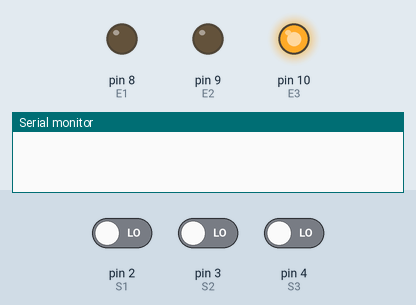
This sketch was run on a simulated Arduino Uno, built with avr-gcc and run on an emulated ATmega328P. Parts: output pins drawn as LEDs (lit = HIGH), the last lines printed to the serial monitor. The inputs (shaded band) are chosen by the test bench; at power-on: pin 3 (S2) LOW, pin 2 (S1) LOW, pin 4 (S3) LOW. Random numbers use the default seed unless the sketch sets one. At 10.5 s the program stops and its outputs stay as they are.

Above: at 1.2 s.
1.3 s: pin 3 (S2) driven HIGH
At 2.9 s:
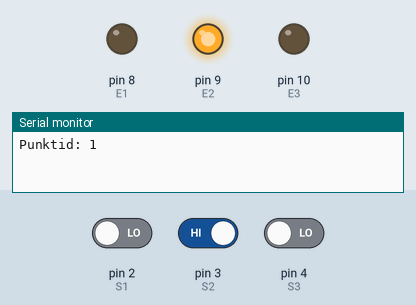
4.3 s: pin 3 (S2) driven LOW
7.0 s: pin 2 (S1) driven HIGH
At 9.9 s:
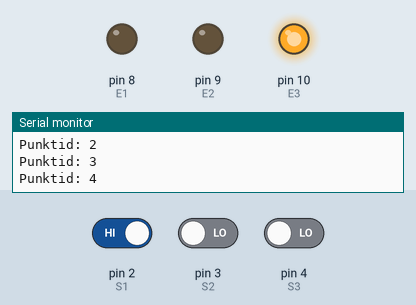
10.0 s: pin 4 (S3) driven HIGH
At 11.2 s:
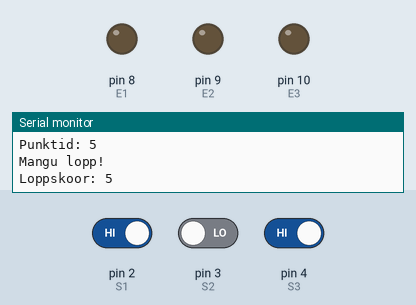
Timing chart, 0 to 12.0 s (numbered marks = the images above; inputs shaded):
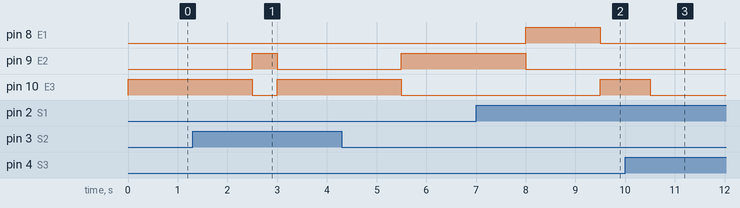

Measured:
- after the input at 7.0 s, pin 10 (E3): LOW → HIGH after 2.5 s
- after the input at 10.0 s, pin 10 (E3): HIGH → LOW after 0.50 s

The sketch:

Arduini_naide.ino
```cpp
/*
 * Nimetus: Reaktsioonimäng
 * Kirjeldus: Vajuta õiget lülitit vastavalt süttinud LED-ile
 * Autor: Hans Joosep Jõgisalu
 * Versioon: v1.0
 */

// Sisendid ja väljundid
#define E1 8
#define E2 9
#define E3 10

#define S1 2
#define S2 3
#define S3 4

// Globaalsed muutujad
byte punktid = 0;
byte lamp = 0;

void setup()
{
  Serial.begin(9600);

  pinMode(E1, OUTPUT);
  pinMode(E2, OUTPUT);
  pinMode(E3, OUTPUT);

  pinMode(S1, INPUT);
  pinMode(S2, INPUT);
  pinMode(S3, INPUT);

  randomSeed(analogRead(A0));
}

void kustutaLEDid()
{
  digitalWrite(E1, LOW);
  digitalWrite(E2, LOW);
  digitalWrite(E3, LOW);
}

void valiLamp()
{
  lamp = random(1, 4);

  kustutaLEDid();

  switch(lamp)
  {
    case 1:
      digitalWrite(E1, HIGH);
      break;

    case 2:
      digitalWrite(E2, HIGH);
      break;

    case 3:
      digitalWrite(E3, HIGH);
      break;
  }
}

bool kontrolliVajutust()
{
  unsigned long algus = millis();

  while(millis() - algus < 2000)
  {
    if(lamp == 1 && digitalRead(S1))
      return true;

    if(lamp == 2 && digitalRead(S2))
      return true;

    if(lamp == 3 && digitalRead(S3))
      return true;
  }

  return false;
}

void loop()
{
  if(punktid >= 5)
  {
    kustutaLEDid();

    Serial.println("Mangu lopp!");
    Serial.print("Loppskoor: ");
    Serial.println(punktid);

    while(1);
  }

  valiLamp();

  if(kontrolliVajutust())
  {
    punktid++;

    Serial.print("Punktid: ");
    Serial.println(punktid);
  }

  delay(500);
}
```
